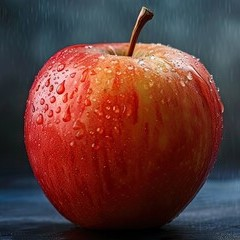
#> input picture Images/input_image.jpg, 240 x 240 px, found by its file name
$ python app.py
#> lines starting #> are read from the running program, lines starting #| are printed output that depends on the picture
### image_toolbox/image.py
import numpy as np
import matplotlib.pyplot as plt
from PIL import Image as PILImage

class Image:
    def __init__(self, image_path=None):
        self.image_data = None
        self.width = None
        self.height = None
        if image_path:
            self.load(image_path)

    def load(self, image_path):
        """ Load an image from a file path. """
#> called with image_path = 'input_image.jpg'
        img = PILImage.open(image_path)
#> img is the input picture: PIL image 240x240 RGB; mean R, G, B 97.2, 57, 54.3
        self.image_data = np.array(img)
        self.width, self.height = img.size
#> self.width = 240; self.height = 240

    # [11 lines left out: functions save, show, not called in this run]

    def __repr__(self):
        """ Return a string representation of the Image object. """
        return f"Image(width={self.width}, height={self.height})"

### image_toolbox/transformations.py
import numpy as np
from scipy.ndimage import convolve

def rotate(image_data, angle):
    """ Rotate the image by a specified angle (in degrees). """
#> called with angle = 45
    from scipy.ndimage import rotate
    return rotate(image_data, angle, reshape=True)
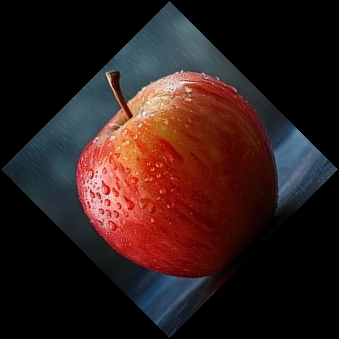
#> returned value: shape (339, 339, 3); mean of channels 0, 1, 2 48.4, 28.2, 26.8; drawn as R, G, B

def crop(image_data, crop_width, crop_height):
    """ Crop the central part of the image based on specified width and height. """
#> called with crop_width = 300, crop_height = 300
    img_height, img_width = image_data.shape[:2]
#> img_height = 240; img_width = 240

    # Calculate the center coordinates of the image
    center_x, center_y = img_width // 2, img_height // 2
#> center_x = 120; center_y = 120

    # Calculate the top-left corner of the crop
    top_left_x = center_x - crop_width // 2
#> top_left_x = -30
    top_left_y = center_y - crop_height // 2
#> top_left_y = -30

    # Calculate the bottom-right corner of the crop
    bottom_right_x = top_left_x + crop_width
#> bottom_right_x = 270
    bottom_right_y = top_left_y + crop_height
#> bottom_right_y = 270

    # Ensure the crop area is within the image boundaries
    top_left_x = max(top_left_x, 0)
#> top_left_x = 0
    top_left_y = max(top_left_y, 0)
#> top_left_y = 0
    bottom_right_x = min(bottom_right_x, img_width)
#> bottom_right_x = 240
    bottom_right_y = min(bottom_right_y, img_height)
#> bottom_right_y = 240

    # Perform the crop
    cropped_image = image_data[top_left_y:bottom_right_y, top_left_x:bottom_right_x]

    return cropped_image


def resize(image_data, new_width, new_height):
    """ Resize the image to a new width and height. """
#> called with new_width = 256, new_height = 256
    from skimage.transform import resize
    resized_img = resize(image_data, (new_height, new_width), anti_aliasing=True)
    return np.clip(resized_img * 255, 0, 255).astype(np.uint8)
#> returned value: shape (256, 256, 3)

def stretch(image_data, new_width, new_height):
    """ Stretch or compress the image to fit the given dimensions. """
    return np.array(PILImage.fromarray(image_data).resize((new_width, new_height), resample=PILImage.LANCZOS), dtype=np.uint8)

def to_grayscale(image_data):
    """ Convert the image to grayscale. """
    return np.dot(image_data[...,:3], [0.2989, 0.5870, 0.1140])
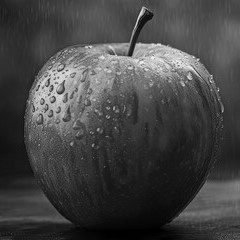
#> returned value: shape (240, 240) float64; min 0, max 247.9, mean 68.7

def blur(image_data, kernel_size=5):
    """ Apply a blur effect using a simple averaging kernel. """
#> called with kernel_size = 12
    # Create a kernel with equal weights (averaging kernel)
    kernel = np.ones((kernel_size, kernel_size)) / (kernel_size * kernel_size)

    # For RGB images, apply the blur to each channel separately
    if len(image_data.shape) == 3:
        # Apply convolution for each color channel
        blurred_img = np.stack([convolve(image_data[:,:,i], kernel) for i in range(image_data.shape[2])], axis=-1)
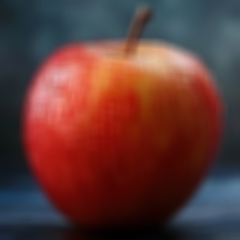
#> blurred_img: shape (240, 240, 3); mean R, G, B 96.7, 56.5, 53.8
    else:
        # For grayscale images, apply convolution directly
        blurred_img = convolve(image_data, kernel)

    return blurred_img

import numpy as np
from scipy.ndimage import convolve, gaussian_filter

import numpy as np
from scipy.ndimage import convolve, gaussian_filter

def sharpen(image_data, sigma=1, strength=1):
    """ Apply a sharpening effect using a kernel and reduce noise by smoothing first. """
#> called with sigma = 0, strength = 0.2

    # Sharpening kernel (3x3 kernel is commonly used)
    kernel = np.array([[ 0, -1,  0],
                       [-1,  5, -1],
                       [ 0, -1,  0]])

    # Apply Gaussian blur before sharpening to reduce noise
    smoothed_img = gaussian_filter(image_data, sigma=sigma)

    # For RGB images, apply the sharpen effect to each channel separately
    if len(image_data.shape) == 3:
        sharpened_img = np.stack([convolve(smoothed_img[:,:,i], kernel, mode='nearest') for i in range(image_data.shape[2])], axis=-1)
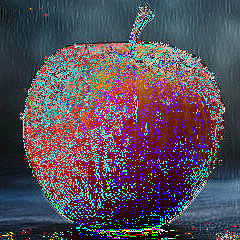
#> sharpened_img: shape (240, 240, 3); mean R, G, B 86.5, 76.4, 90.8
    else:
        # For grayscale images, apply convolution directly
        sharpened_img = convolve(smoothed_img, kernel, mode='nearest')

    # Normalize and clip the pixel values to the range [0, 255] to avoid artifacts
    sharpened_img = np.clip(sharpened_img, 0, 255)

    # Apply strength factor to adjust how much sharpening is applied
    sharpened_img = image_data + strength * (sharpened_img - image_data)
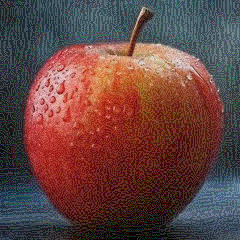
#> sharpened_img: shape (240, 240, 3) float64; mean R, G, B 121.5, 81.3, 78.8; drawn with min black and max white

    # Ensure the output image has valid uint8 type and values in [0, 255]
    sharpened_img = np.clip(sharpened_img, 0, 255).astype(np.uint8)
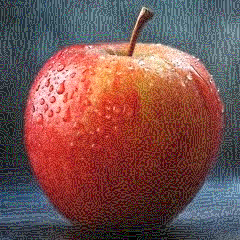
#> sharpened_img: shape (240, 240, 3); mean R, G, B 120.4, 80.9, 78.4

    return sharpened_img

def flip(image_data, direction='horizontal'):
    """ Flip the image horizontally or vertically. """
#> called with direction = 'horizontal'
    if direction == 'horizontal':
        return np.fliplr(image_data)
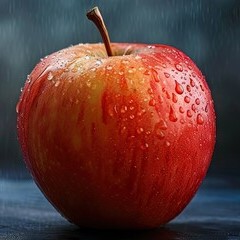
#> returned value: shape (240, 240, 3); mean of channels 0, 1, 2 97.2, 57, 54.3; drawn as R, G, B
    elif direction == 'vertical':
        return np.flipud(image_data)
    else:
        raise ValueError("Direction must be 'horizontal' or 'vertical'.")

### image_toolbox/utils.py

import numpy as np
from PIL import Image as PILImage

# [7 lines left out: function load_image, not called in this run]


def save_image(image_data, output_path):
    """ Save the image data to a file. """
    # Ensure the image data is in the uint8 format (8-bit per channel)
    image_data = np.clip(image_data, 0, 255).astype(np.uint8)

    # Check if the image is grayscale (2D) or RGB (3D)
    if len(image_data.shape) == 2:  # Grayscale
        img = PILImage.fromarray(image_data)
    else:  # RGB or RGBA
        img = PILImage.fromarray(image_data)

    # Save the image
    img.save(output_path)

### app.py
import os
import matplotlib.pyplot as plt
from image_toolbox.image import Image
from image_toolbox.transformations import rotate, crop, resize, to_grayscale, blur, sharpen, flip
from image_toolbox.utils import save_image

# Set the image path directly (you can update this path as needed)
image_path = "input_image.jpg"

# Check if the image file exists
if not os.path.isfile(image_path):
    print(f"Error: The file {image_path} does not exist.")
    exit(1)

# Create an Image object and load the image
img = Image(image_path)

# Show the original image
#img.show()

# Rotate the image by 45 degrees
rotated_img = rotate(img.image_data, 45)
rotated_image = Image()
rotated_image.image_data = rotated_img
save_image(rotated_image.image_data, "rotated_image.jpg")

# Crop the central part of the image (crop size: 300x300)
cropped_img = crop(img.image_data, crop_width=300, crop_height=300)
cropped_image = Image()
cropped_image.image_data = cropped_img
save_image(cropped_image.image_data, "cropped_center_image.jpg")

# Resize the image to new dimensions (256x256)
resized_img = resize(img.image_data, 256, 256)
resized_image = Image()
resized_image.image_data = resized_img
save_image(resized_image.image_data, "resized_image.jpg")

# Convert the image to grayscale
gray_img = to_grayscale(img.image_data)
gray_image = Image()
gray_image.image_data = gray_img
save_image(gray_image.image_data, "grayscale_image.jpg")

# Apply a blur effect with a kernel
blurred_img = blur(img.image_data, kernel_size=12)
blurred_image = Image()
blurred_image.image_data = blurred_img
save_image(blurred_image.image_data, "blurred_image.jpg")

# Sharpen the image
sharpened_img = sharpen(img.image_data, sigma=0.0, strength=0.2)  # Adjust sigma and strength as needed
sharpened_image = Image()
sharpened_image.image_data = sharpened_img
save_image(sharpened_image.image_data, "sharpened_image.jpg")


# Flip the image horizontally
flipped_img = flip(img.image_data, 'horizontal')
flipped_image = Image()
flipped_image.image_data = flipped_img
save_image(flipped_image.image_data, "flipped_image.jpg")

# Show one of the transformed images (e.g., resized image)
#plt.imshow(resized_img)
#plt.axis('off')  # Hide the axes
#plt.show()
